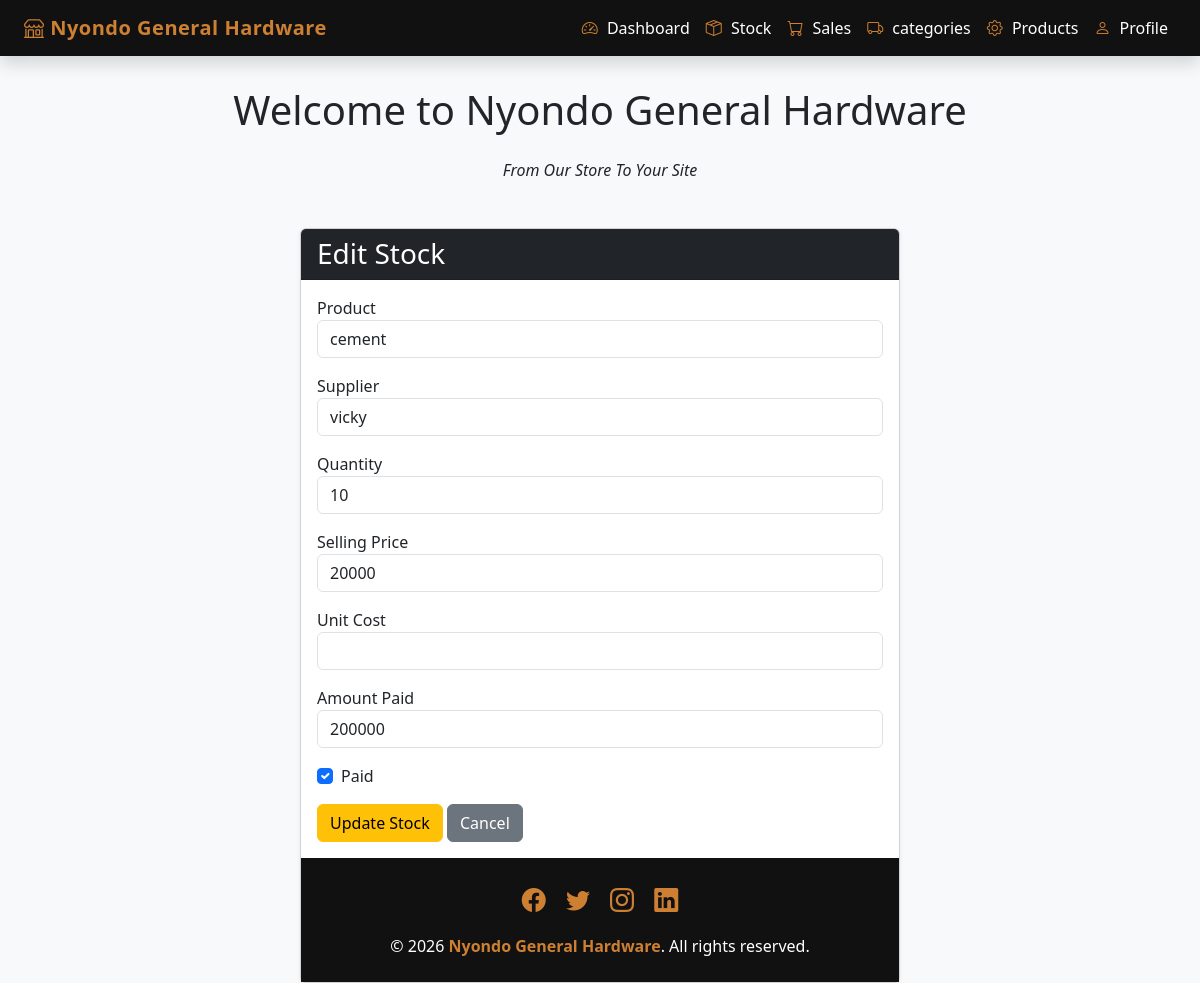
The page /stock_edit/1/ on the database its author committed.
### stockapp/models.py (models this page shows, shortened)
class Stock(models.Model):
    product = models.ForeignKey(Product, on_delete=models.CASCADE)
    supplier = models.CharField(max_length=100)
    quantity = models.IntegerField( default=0)
    unit_cost = models.IntegerField( default=0)
    amount_paid = models.IntegerField( default=0)
    selling_price = models.IntegerField(default=0)
    date = models.DateField(auto_now_add=True)
    is_paid = models.BooleanField(default=True)

### salesapp/models.py (models this page shows)
class Product(models.Model):
    category_name = models.ForeignKey(Category, on_delete=models.CASCADE)
    product_name = models.CharField(max_length=100)
    unit_price = models.DecimalField(max_digits=100, decimal_places=2, default=0)
    selling_price = models.DecimalField(max_digits=100, decimal_places=2, default=0)
    description = models.TextField(blank=True)
    def __str__(self):
        return self.product_name

### stockapp/views.py (the view, shortened to what this page needs)
# urls.py: path('edit/<int:pk>/', views.stock_edit, name='stock_edit'),
def stock_edit(request, pk):
    stock = get_object_or_404(Stock, pk=pk)
    return render(request, "stock_edit.html", {
        "stock": stock
    })

### stock/stockapp/templates/stock_edit.html (shortened to what this page needs)
{% extends "base.html" %}
{% block content %}
<div class="card shadow-sm col-md-6 mx-auto">
    <div class="card-header bg-dark text-white">
        <h3 class="mb-0 text_align = center">Edit Stock</h3>
    </div>
    <div class="card-body">
        <form method="POST">
        <div class="mb-3">
            <label>Product</label>
            <input type="text" name="product" value="{{ stock.product }}" class="form-control">
        </div>
        <div class="mb-3">
            <label>Supplier</label>
            <input type="text" name="supplier" value="{{ stock.supplier }}" class="form-control">
        </div>
        <div class="mb-3">
            <label>Quantity</label>
            <input type="number" name="quantity" value="{{ stock.quantity }}" class="form-control">
        </div>
        <div class="mb-3">
            <label>Selling Price</label>
            <input type="number" name="unit_cost" value="{{ stock.unit_cost }}" class="form-control">
        </div>
        <div class="mb-3">
            <label>Unit Cost</label>
            <input type="number" name="price" value="{{ stock.price }}" class="form-control">
        </div>
        <div class="mb-3">
            <label>Amount Paid</label>
            <input type="number" name="amount_paid" value="{{ stock.amount_paid }}" class="form-control">
        </div>
        <div class="mb-3 form-check">
            <input type="checkbox" name="is_paid" class="form-check-input" {% if stock.is_paid %}checked{% endif %}>
            <label class="form-check-label">Paid</label>
        </div>
        <button type="submit" class="btn btn-warning">Update Stock</button>
        <a href="{% url 'stock_list' %}" class="btn btn-secondary">Cancel</a>
    </form>
</div>
{% endblock %}

### salesapp/templates/base.html (style rules this page uses)
:root { --black: #111111; --bronze: #cd7f32; --white: #ffffff; --light-bg: #f8f9fa; }
body { background-color: var(--light-bg); min-height: 100vh; display: flex; flex-direction: column; }

### rows shown on the page
Stock: product "cement", supplier "vicky", quantity "10", unit_cost "20000", amount_paid "200000", is_paid "☑"
